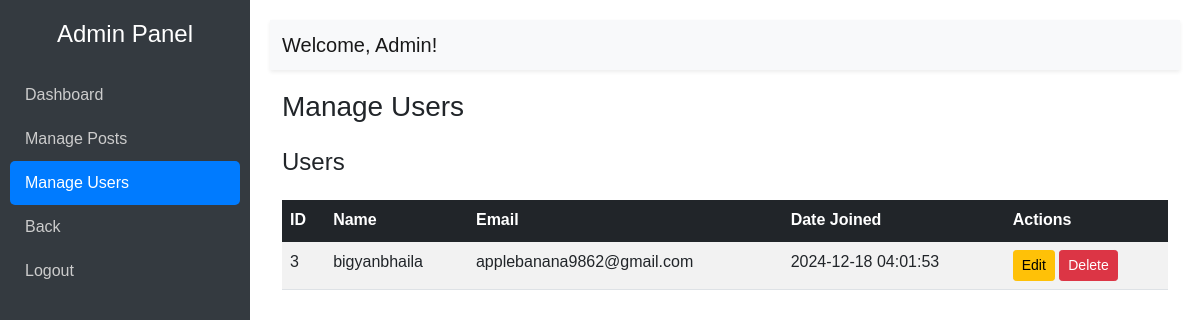
Page /admin/manage_users.php (signed in) on the committed database.
### tables this page shows
CREATE TABLE `users` (
  `id` int(11) NOT NULL,
  `username` varchar(50) NOT NULL,
  `email` varchar(100) NOT NULL,
  `password` varchar(255) NOT NULL,
  `is_admin` tinyint(1) DEFAULT 0,
  `created_at` timestamp NOT NULL DEFAULT current_timestamp()
);

### admin/manage_users.php (the view, shortened to what this page needs)
<?php
$connect = mysqli_connect('localhost', 'root', '', 'php_cms');
$query = "SELECT * FROM users";
$result = mysqli_query($connect, $query);
?>
<!DOCTYPE html>
<html lang="en">
<head>
    <link href="https://cdn.jsdelivr.net/npm/bootstrap@5.1.3/dist/css/bootstrap.min.css" rel="stylesheet">
</head>
<body>
    <div class="sidebar">
        <h4 class="text-center mb-4">Admin Panel</h4>
        <a href="../admin/dashboard.php" >Dashboard</a>
        <a href="../admin/manage_posts.php" >Manage Posts</a>
        <a href="../admin/manage_users.php" class="active">Manage Users</a>
        <a href="../index.php">Back</a>
        <a href="../logout.php" >Logout</a>
    </div>
    <div class="main-content">
        <nav class="navbar navbar-expand-lg navbar-light bg-light shadow-sm">
            <div class="container-fluid">
                <span class="navbar-brand mb-0 h1">Welcome, Admin!</span>
            </div>
        </nav>
        <div class="container">
            <h3 class="mb-4">Manage Users</h3>
            <div class="d-flex justify-content-between mb-3">
                <h4>Users</h4>
            </div>
            <div class="table-responsive">
                <table class="table table-striped table-hover">
                    <thead class="table-dark">
                        <tr>
                            <th>ID</th>
                            <th>Name</th>
                            <th>Email</th>
                            <th>Date Joined</th>
                            <th>Actions</th>
                        </tr>
                    </thead>
                    <tbody>
                        <?php while ($users = mysqli_fetch_assoc($result)): ?>
                        <tr>
                            <td><?php echo $users['id']; ?></td>
                            <td><?php echo htmlspecialchars($users['username']); ?></td>
                            <td><?php echo htmlspecialchars($users['email']); ?></td>
                            <td><?php echo date('Y-m-d H:i:s', strtotime($users['created_at'])); ?></td>
                            <td>
                                <a href="#" class="btn btn-sm btn-warning"  data-bs-target="#editPostModal"
                                   data-id="<?php echo $users['id']; ?>"
                                   data-username="<?php echo htmlspecialchars($users['username']); ?>"
                                   data-emailr="<?php echo htmlspecialchars($users['email']); ?>"
                               > Edit</a>
                                <a href="users_delete.php?id=<?php echo $users['id']; ?>" class="btn btn-sm btn-danger" onclick="return confirm('Are you sure?')">Delete</a>
                            </td>
                        </tr>
                        <?php endwhile; ?>
                    </tbody>
                </table>
            </div>
        </div>
    </div>
</body>
</html>

### admin/manage_users.php (style rules this page uses)
body { display: flex; min-height: 100vh; margin: 0; font-family: Arial, sans-serif; background-color: #f8f9fa; }
.sidebar { width: 250px; background-color: #343a40; color: #fff; display: flex; flex-direction: column; padding: 20px 10px; }
.sidebar a { color: #ccc; text-decoration: none; padding: 10px 15px; display: block; border-radius: 5px; }
.sidebar a.active { background-color: #007bff; color: #fff; }
.main-content { flex: 1; padding: 20px; overflow-y: auto; background-color: #fff; }
.navbar { margin-bottom: 20px; }

### rows in the picture
users: id "3", username "bigyanbhaila", email "applebanana9862@gmail.com", created_at "2024-12-18 04:01:53"
